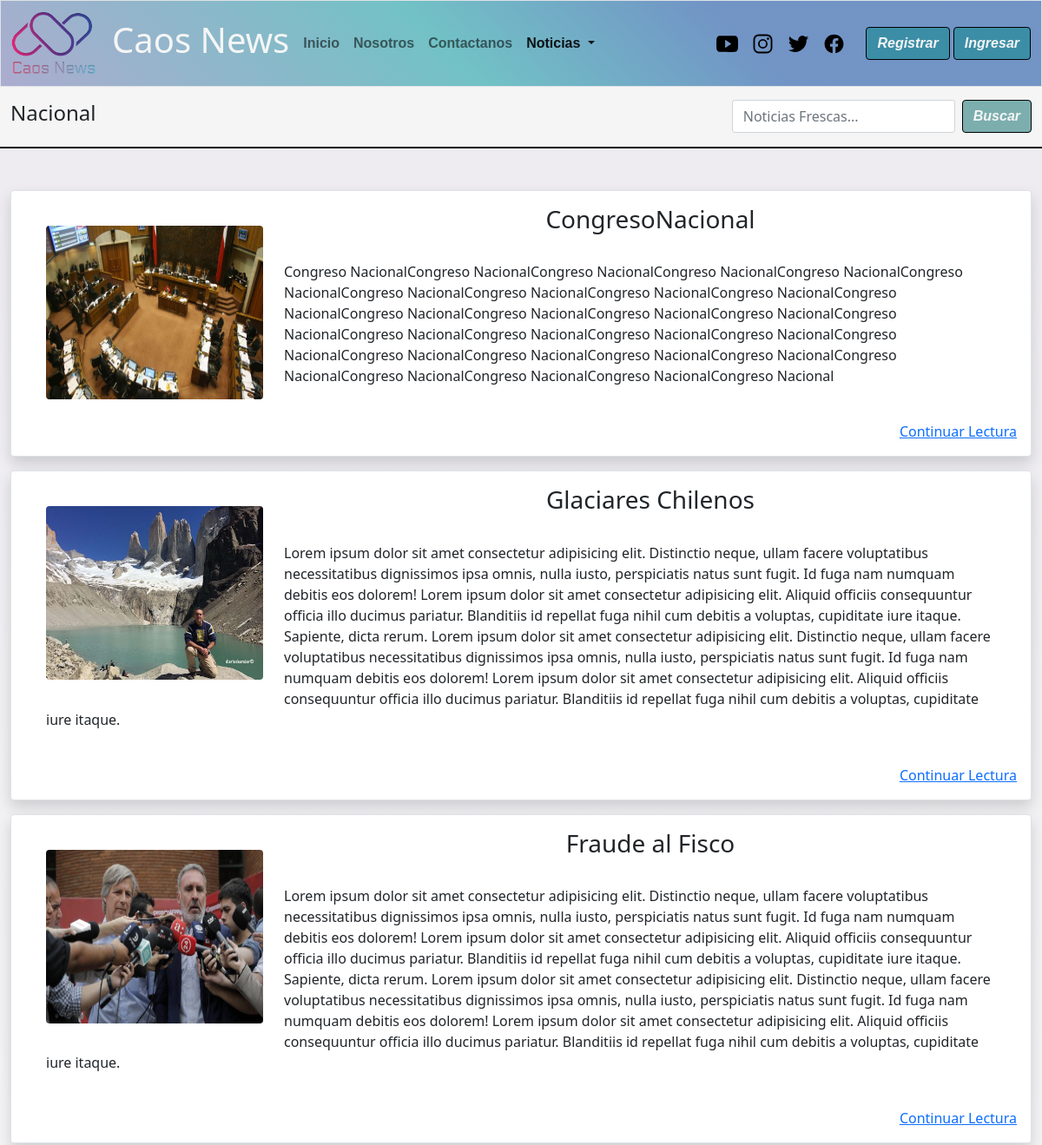
The page /Categoria/Nacional/ (upper part) on the database as committed earlier.
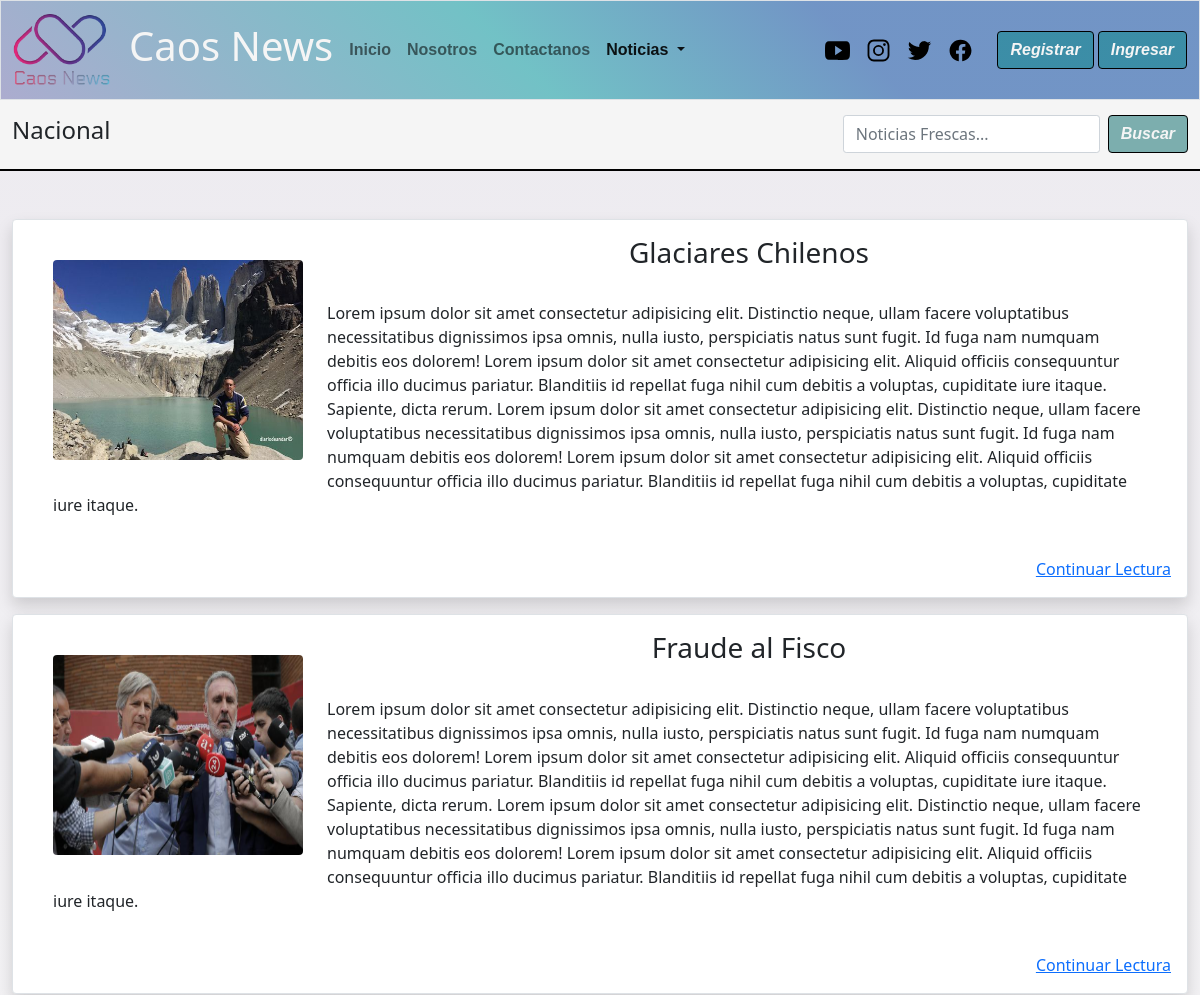
The same page on the database as committed later.
### caos_news/models.py (models this page shows, shortened)
class Noticia(models.Model):
    nombre_not = models.CharField(primary_key= True, max_length=50)
    fecha_not = models.DateField(default=datetime.date.today)
    redac =  models.TextField()
    img_not = models.ImageField(upload_to='noticias',null=True)
    publicar = models.BooleanField(default=False)
    comentario = models.TextField(null=True,default='Sin observaciones')
    autor = models.ForeignKey(User,null=True, on_delete=models.CASCADE)
    categoria = models.ForeignKey(Categoria, on_delete=models.CASCADE)

### caos_news/views.py (the view)
# urls.py: path('Categoria/<id>/',categoria,name='categ'),
def categoria(request,id):
    cate_all = Categoria.objects.all()
    cate = Categoria.objects.get(nombre_catg=id)
    noti = Noticia.objects.filter(categoria=cate,publicar=True).order_by('-fecha_not')
    context = {"cate":cate,"cate_all":cate_all,"noti_all":noti}
    return render(request,"Categoria.html",context)

### caos_news/templates/Categoria.html (shortened to what this page needs)
{% extends 'base.html' %}
{% load static %}
{% block link_activos %}
                    <ul class="navbar-nav me-auto mb-2 mb-lg-0">
                        <li class="nav-item">
                            <a class="nav-link" aria-current="page" href="{% url 'index'%}">Inicio</a>
                        </li>
                        {% if user.is_authenticated %}
                            <li class="nav-item ">
                                <a class="nav-link" href="{% url 'enviar_n' %}">Subir noticia</a>
                            </li>
                            <li class="nav-item">
                                <a class="nav-link" href="{% url 'mis_notis' %}">Mis Noticias</a>
                            </li>
                        {% else %}
                            <li class="nav-item">
                            <a class="nav-link" href="{% url 'nos' %}">Nosotros</a>
                        </li>
                        <li class="nav-item">
                            <a class="nav-link" href="{% url 'contac' %}">Contactanos</a>
                        </li>
                        {% endif %}
                        <li class="nav-item dropdown">
                            <a class="nav-link active dropdown-toggle" href="#" id="navbarDropdown" role="button"
                                data-bs-toggle="dropdown" aria-expanded="false">
                                Noticias
                            </a>
                        </li>
{% endblock link_activos %}
{% block contenido %}
<main>
        <nav class="navbar sticky-top" id="barra-busqueda">
            <div class="container-fluid ">
                <span class="navbar-text">
                {% if user.is_authenticated %}
                    <h4> Bienvenido(a) {{user.first_name}} {{user.last_name}}  // Categoria: {{cate.nombre_catg}} </h4>
                {% else %}
                    <h4>{{cate.nombre_catg}}</h4>
                {% endif %}
                </span>
                <form class="d-flex" method="POST" action="{% url 'filter_d'%}">
                    <input class="form-control me-2" type="search" placeholder="Noticias Frescas..." name="txtbusqueda" aria-label="Search">
                    <button id="boton" class="btn btn-outline" type="submit">Buscar</button>
                </form>
            </div>
        </nav>
<section class="container-fluid mt-5 mb-5">
    <div class="row">
        <div class="col-12 col-lg-12">
             {% for noti in noti_all %}
            <div class="d-grid gap-3">
                <div class="p-3 bg-light border shadow mb-3 bg-body rounded">
                    <div class="float-start">
                        <img src="{{noti.img_not.url}}"
                            class=" m-4 rounded-2  animate__animated animate__fadeIn" alt="..." width="250"
                            height="200">
                    </div>
                    <div class="mx-auto m-l-3">
                        <div class="text m-l-2 md-sm-center animate__animated ">
                            <h3 class="text-center animate__animated animate__backInRight">{{noti.nombre_not}}</h3>
                            <p class="p-4">
                                {{noti.redac}}
                            </p>
                        </div>
                        <div class="text-end animate__animated animate__fadeInDown"><a
                                href="{% url 'noti' noti.nombre_not %}">Continuar Lectura</a>
                        </div>
                    </div>
                </div>
            </div>
             {% endfor %}
        </div>
    </div>
</section>
{% endblock contenido %}

Rows that differ between the two databases and show on the page:
no longer on this page (row edited): Noticia: img_not (picture), nombre_not "CongresoNacional", redac "Congreso NacionalCongreso NacionalCongreso NacionalCongreso NacionalCongreso NacionalCongreso NacionalCongreso NacionalCongreso NacionalCongreso NacionalCongreso NacionalCongreso NacionalCongreso NacionalCongreso NacionalCongreso NacionalCongreso NacionalCongreso NacionalCongreso NacionalCongreso NacionalCongreso NacionalCongreso NacionalCongreso NacionalCongreso NacionalCongreso NacionalCongreso NacionalCongreso NacionalCongreso NacionalCongreso NacionalCongreso NacionalCongreso NacionalCongreso Nacional"
